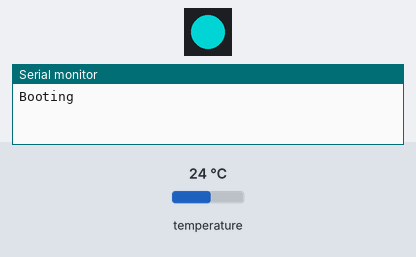
Recording of a sketch running on a simulated ESP32. Parts: 1 RGB LEDs in strip order, left to right, the last lines printed to the serial monitor. The test bench sets the inputs (shaded band); at power-on: temperature 24 °C. Dim RGB values are drawn brighter than linear; WiFi joins after 1.5 s; servers stay silent unless stated; colours are those a GRB WS2812 strip shows for the declared byte order.

Above: at 0.1 s.
At 2.1 s:
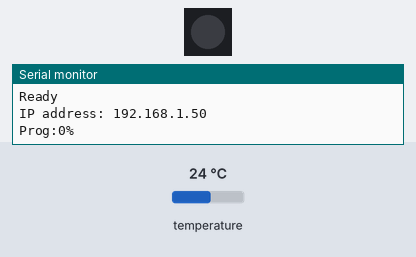
Timing chart, 0 to 3.6 s (numbered marks = the images above):
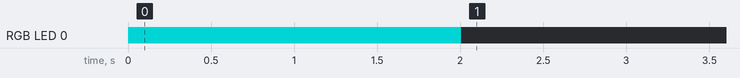

Measured:
- by itself, RGB LED 0: off → RGB(0, 128, 128) at 0.00 s, → off 2.0 s later

The sketch:

freeRTOS-Test-on-esp32.ino
```cpp
#include <WiFi.h>
#include <ESPmDNS.h>
#include <WiFiUdp.h>
#include <ArduinoOTA.h>
#include <FastLED.h>

#include <OneWire.h>
#include <DallasTemperature.h>

#include "ds18b20.h"
#include "led.h"
#include "utils.h"


const char* ssid = "SEBIK-NET";
const char* password = "16416919012001";
#define GLED 18

void setup() {
  pinMode(OUTPUT,DATA_PIN);
  pinMode(OUTPUT, GLED);
  FastLED.addLeds<WS2812B, DATA_PIN>(leds, NUM_LEDS);  // GRB ordering is assumed

  Serial.begin(115200);
  Serial.println("Booting");
  WiFi.mode(WIFI_STA);
  WiFi.begin(ssid, password);

  uint8_t conCount = 0;
  while (WiFi.status() != WL_CONNECTED) {

    leds[0] = CRGB::Purple;
    FastLED.show();
    delay(1000);
    leds[0] = CRGB::Black;
    FastLED.show();
    conCount++;
    if (conCount == 10) {
      leds[0] = CRGB::FloralWhite;
      FastLED.show();
      locadataortal();
      break;
    }
    if (WiFi.status() == WL_CONNECTED) {leds[0] = CRGB::Magenta;digitalWrite(GLED, 1);}
  }
  ArduinoOTA
  .onStart([]() {
    String type;
    if (ArduinoOTA.getCommand() == U_FLASH)
      type = "sketch";
    else // U_SPIFFS
      type = "filesystem";

    // NOTE: if updating SPIFFS this would be the place to unmount SPIFFS using SPIFFS.end()
    Serial.println("Start updating " + type);
  })
  .onEnd([]() {
    Serial.println("\nEnd");
  })
  .onProgress([](unsigned int progress, unsigned int total) {
    Serial.printf("Progress: %u%%\r", (progress / (total / 100)));
  })
  .onError([](ota_error_t error) {
    Serial.printf("Error[%u]: ", error);
    if (error == OTA_AUTH_ERROR) Serial.println("Auth Failed");
    else if (error == OTA_BEGIN_ERROR) Serial.println("Begin Failed");
    else if (error == OTA_CONNECT_ERROR) Serial.println("Connect Failed");
    else if (error == OTA_RECEIVE_ERROR) Serial.println("Receive Failed");
    else if (error == OTA_END_ERROR) Serial.println("End Failed");
    leds[0] = CRGB::Red;
    FastLED.show();
  });

  ArduinoOTA.begin();

  Serial.println("Ready");
  Serial.print("IP address: ");
  Serial.println(WiFi.localIP());
  xTaskCreateUniversal(dsSerial, "read DS to serial ", 8192, NULL, 5, NULL,1);
}

void loop() {
  ArduinoOTA.handle();

}
```

ds18b20.h
```cpp
OneWire  ds(17);  // on pin 17 (a 4.7K resistor is necessary)
//DallasTemperature ds(&OW);

byte addr[8];
void ds_init() {
  if (!ds.search(addr)) {
    Serial.println(" No more addresses.");
    Serial.println();
    ds.reset_search();
    delay(250);
    return;
  }
}

float dsRead() {
  byte data[12];

  ds.reset();
  ds.select(addr);
  ds.write(0x44, 1);
  ds.select(addr);
  ds.write(0xBE);
  int16_t raw = (data[1] << 8) | data[0];

  raw = raw << 3; // 9 bit resolution default
  if (data[7] == 0x10) {
    // "count remain" gives full 12 bit resolution
    raw = (raw & 0xFFF0) + 12 - data[6];
  }

  return (float)raw / 16.0;;
}
```

led.h
```cpp
#define NUM_LEDS 1
#define DATA_PIN 33
CRGB leds[NUM_LEDS];


void init_led(){

  }

void ledOff() {
  for (uint8_t i = 0; i < NUM_LEDS; i++) {
    leds[i] = CRGB::Black;
    FastLED.show();
    delay(50);
  }
}

void ledTick() {
  /*FastLED.setBrightness(data.br);
  CRGB ncol = CHSV(data.col, 255, data.br);
  CRGB ccol = leds[0];
  if (ccol != ncol) ccol = blend(ccol, ncol, 17);
  // выводим на ленту
  fill_solid(leds, led_num, ccol);
  FastLED.show();*/
}
```

utils.h
```cpp
void locadataortal() {
  Serial.print("Local AP");
  WiFi.mode(WIFI_AP);
  WiFi.softAP("EPS32_test");
}
void dsSerial(void *pvParameters ) {
  while (1) {
    Serial.printf("Prog:%u%%\r", dsRead());
    vTaskDelay(3000);
  }
  vTaskDelete(NULL);
}
```
